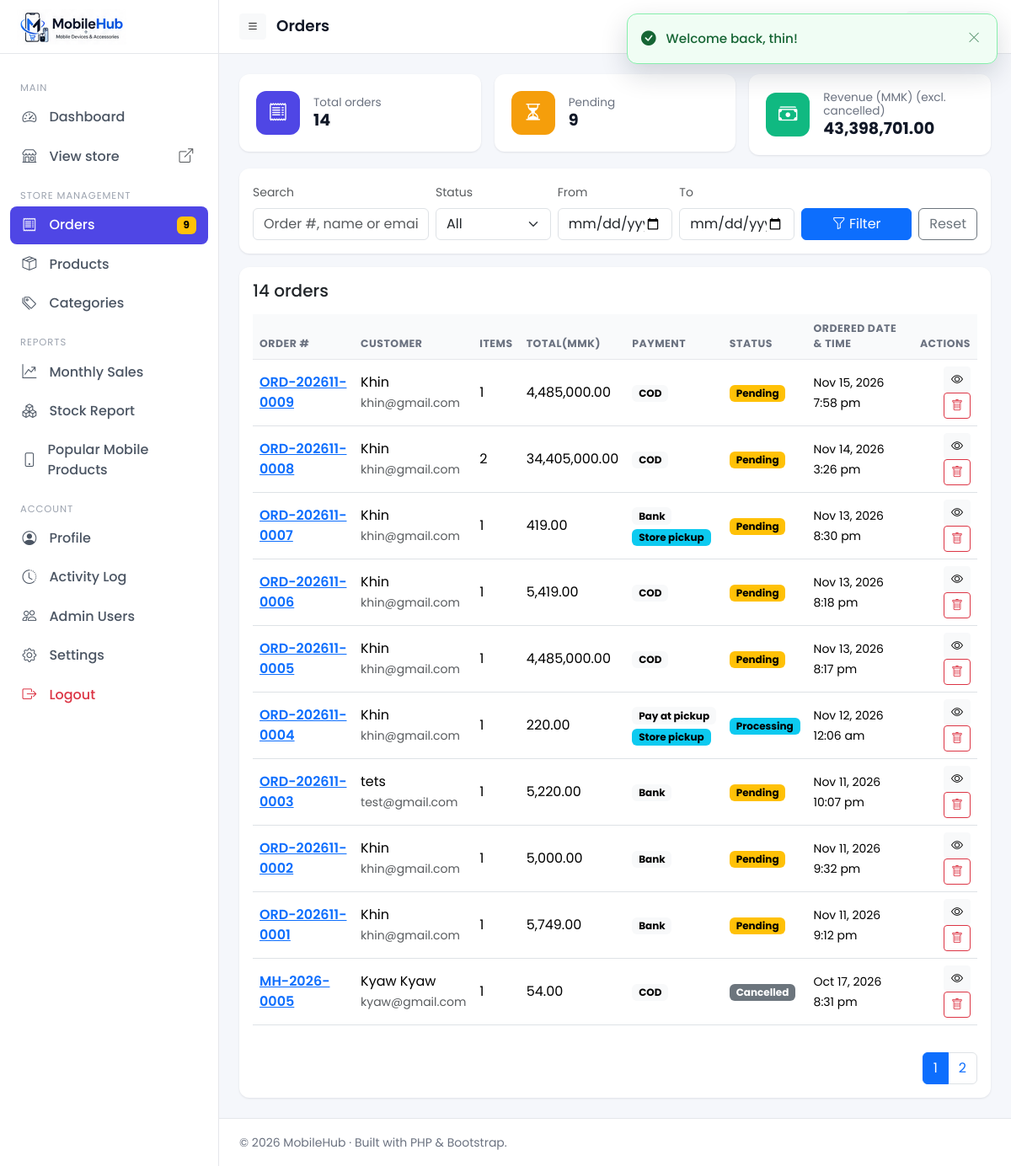
Screenshot of /admin/orders.php (signed in) with the database file from the repository.
### tables this page shows
CREATE TABLE `orders` (
  `id` int(10) UNSIGNED NOT NULL,
  `customer_id` int(10) UNSIGNED DEFAULT NULL,
  `order_number` varchar(40) NOT NULL,
  `customer_name` varchar(150) NOT NULL,
  `customer_email` varchar(150) NOT NULL,
  `customer_phone` varchar(40) DEFAULT NULL,
  `shipping_address` text NOT NULL,
  `shipping_city` varchar(100) DEFAULT NULL,
  `shipping_zip` varchar(20) DEFAULT NULL,
  `shipping_country` varchar(100) DEFAULT NULL,
  `subtotal` decimal(12,2) NOT NULL DEFAULT 0.00,
  `shipping_fee` decimal(12,2) NOT NULL DEFAULT 0.00,
  `total` decimal(12,2) NOT NULL DEFAULT 0.00,
  `payment_method` varchar(40) NOT NULL DEFAULT 'cod',
  `fulfillment_method` enum('delivery','pickup') NOT NULL DEFAULT 'delivery',
  `status` enum('pending','processing','shipped','ready_for_pickup','completed','cancelled') NOT NULL DEFAULT 'pending',
  `notes` text DEFAULT NULL,
  `created_at` datetime NOT NULL DEFAULT current_timestamp(),
  `updated_at` datetime NOT NULL DEFAULT current_timestamp() ON UPDATE current_timestamp()
);

### config/database.php (called while the page is built, shortened)
<?php
class Database
{
    private static ?PDO $instance = null;
    public static function getConnection(): PDO
    {
        if (self::$instance === null) {
            $dsn = sprintf(
                'mysql:host=%s;port=%s;dbname=%s;charset=%s',
                DB_HOST, DB_PORT, DB_NAME, DB_CHARSET
            );
            $options = [
                PDO::ATTR_ERRMODE            => PDO::ERRMODE_EXCEPTION,
                PDO::ATTR_DEFAULT_FETCH_MODE => PDO::FETCH_ASSOC,
                PDO::ATTR_EMULATE_PREPARES   => false,
            ];
            try {
                self::$instance = new PDO($dsn, DB_USER, DB_PASS, $options);
            } catch (PDOException $e) {
                if (APP_ENV === 'development') {
                    die('Database connection failed: ' . htmlspecialchars($e->getMessage()));
                }
                die('Database connection failed.');
            }
        }
        return self::$instance;
    }
}
function db(): PDO
{
    return Database::getConnection();
}

### includes/functions.php (called while the page is built, shortened)
<?php
require_once __DIR__ . '/../config/database.php';
function e(?string $value): string
{
    return htmlspecialchars((string)$value, ENT_QUOTES | ENT_SUBSTITUTE, 'UTF-8');
}
function admin_url(string $path = ''): string
{
    return ADMIN_URL . ltrim($path, '/');
}
function setting(string $key, ?string $default = null): ?string
{
    static $cache = null;
    if ($cache === null) {
        $cache = [];
        try {
            $rows = db()->query('SELECT key_name, value FROM settings')->fetchAll();
            foreach ($rows as $r) {
                $cache[$r['key_name']] = $r['value'];
            }
        } catch (Throwable $e) {
        }
    }
    return $cache[$key] ?? $default;
}

### admin/includes/auth.php (called while the page is built, shortened)
<?php
require_once __DIR__ . '/../../includes/functions.php';
function current_user(): ?array
{
    return $_SESSION['user'] ?? null;
}
function has_role(string ...$roles): bool
{
    $user = current_user();
    return $user && in_array($user['role'], $roles, true);
}
function require_login(): void
{
    $stmt = db()->prepare('SELECT id, name, email, role, status, avatar, must_change_password FROM admin_users WHERE id = :id LIMIT 1');
    $stmt->execute([':id' => (int)($_SESSION['user']['id'] ?? 0)]);
}
function require_role(string ...$roles): void
{
    require_login();
}

### admin/orders.php (the view, shortened to what this page needs)
<?php
require_once __DIR__ . '/includes/auth.php';
require_role('admin', 'editor');
$search  = trim((string)($_GET['q']      ?? ''));
$dateFrom = trim((string)($_GET['from']  ?? ''));
$dateTo   = trim((string)($_GET['to']    ?? ''));
$perPage = max(5, (int) setting('items_per_page', '10'));
$page    = max(1, (int)($_GET['page'] ?? 1));
$offset  = ($page - 1) * $perPage;
$statusLabels = [
    'ready_for_pickup' => 'Ready for pickup',
];
$where = []; $params = [];
$whereSql = $where ? ('WHERE ' . implode(' AND ', $where)) : '';
$stmt = db()->prepare("SELECT COUNT(*) FROM orders $whereSql");
$stmt->execute($params);
$total = (int) $stmt->fetchColumn();
$pages = max(1, (int) ceil($total / $perPage));
$stmt = db()->prepare(
    "SELECT o.*, (SELECT COUNT(*) FROM order_items WHERE order_id = o.id) AS item_count
     FROM orders o
     $whereSql
     ORDER BY o.created_at DESC
     LIMIT :lim OFFSET :off"
);
$stmt->bindValue(':lim', $perPage, PDO::PARAM_INT);
$stmt->bindValue(':off', $offset,  PDO::PARAM_INT);
$stmt->execute();
$rows = $stmt->fetchAll();
$stats = db()->query(
    "SELECT
       COUNT(*)                                     AS total_orders,
       SUM(CASE WHEN status = 'pending' THEN 1 ELSE 0 END) AS pending_orders,
       SUM(CASE WHEN status NOT IN ('cancelled') THEN total ELSE 0 END) AS revenue
     FROM orders"
)->fetch();
$statusBadge = [
    'pending'    => 'text-bg-warning',
    'processing' => 'text-bg-info',
    'shipped'    => 'text-bg-primary',
    'ready_for_pickup' => 'text-bg-primary',
    'completed'  => 'text-bg-success',
    'cancelled'  => 'text-bg-secondary',
];
include __DIR__ . '/includes/header.php';
?>
<div class="row g-3 mb-3">
  <div class="col-sm-6 col-md-4">
    <div class="card stat-card">
      <div class="stat-icon bg-indigo"><i class="bi bi-receipt"></i></div>
      <div>
        <p class="stat-label">Total orders</p>
        <p class="stat-value"><?= number_format((int)$stats['total_orders']) ?></p>
      </div>
    </div>
  </div>
  <div class="col-sm-6 col-md-4">
    <div class="card stat-card">
      <div class="stat-icon bg-amber"><i class="bi bi-hourglass-split"></i></div>
      <div>
        <p class="stat-label">Pending</p>
        <p class="stat-value"><?= number_format((int)$stats['pending_orders']) ?></p>
      </div>
    </div>
  </div>
  <div class="col-12 col-md-4">
    <div class="card stat-card">
      <div class="stat-icon bg-emerald"><i class="bi bi-cash-stack"></i></div>
      <div>
        <p class="stat-label">Revenue (MMK) (excl. cancelled)</p>
        <p class="stat-value"><?= e(number_format($stats['revenue'], 2)) ?></p>
      </div>
    </div>
  </div>
</div>
<div class="card mb-3">
  <div class="card-body">
    <form class="row g-2 align-items-end" method="get">
      <div class="col-md-3">
        <label class="form-label small text-muted">Search</label>
        <input type="text" name="q" class="form-control"
               value="<?= e($search) ?>" placeholder="Order #, name or email">
      </div>
      <div class="col-md-2">
        <label class="form-label small text-muted">Status</label>
        <select name="status" class="form-select">
          <option value="">All</option>
        </select>
      </div>
      <div class="col-md-2">
        <label class="form-label small text-muted">From</label>
        <input type="date" name="from" class="form-control" value="<?= e($dateFrom) ?>">
      </div>
      <div class="col-md-2">
        <label class="form-label small text-muted">To</label>
        <input type="date" name="to" class="form-control" value="<?= e($dateTo) ?>">
      </div>
      <div class="col-md-3 d-flex gap-2">
        <button class="btn btn-primary flex-grow-1"><i class="bi bi-funnel"></i> Filter</button>
        <a class="btn btn-outline-secondary" href="<?= e(admin_url('orders.php')) ?>">Reset</a>
      </div>
    </form>
  </div>
</div>
<div class="card">
  <div class="card-body">
    <h5 class="card-title mb-3"><?= number_format($total) ?> order<?= $total === 1 ? '' : 's' ?></h5>
    <div class="table-responsive">
      <table class="table align-middle">
        <thead>
          <tr>
            <th>Order #</th>
            <th>Customer</th>
            <th>Items</th>
            <th>Total(MMK)</th>
            <th>Payment</th>
            <th>Status</th>
            <th>Ordered Date & Time</th>
            <th class="text-end">Actions</th>
          </tr>
        </thead>
        <tbody>
          <?php foreach ($rows as $o):
          ?>
            <tr>
              <td>
                <a href="<?= e(admin_url('order_view.php?id=' . (int)$o['id'])) ?>"
                   class="fw-semibold"><?= e($o['order_number']) ?></a>
              </td>
              <td>
                <div><?= e($o['customer_name']) ?></div>
                <small class="text-muted"><?= e($o['customer_email']) ?></small>
              </td>
              <td><?= (int)$o['item_count'] ?></td>
              <td><?= e(number_format((float)$o['total'], 2)) ?></td>
              <td>
                <span class="badge text-bg-light">
                  <?= e($o['payment_method'] === 'bank_transfer' ? 'Bank' : (($o['fulfillment_method'] ?? 'delivery') === 'pickup' ? 'Pay at pickup' : 'COD')) ?>
                </span>
                <?php if (($o['fulfillment_method'] ?? 'delivery') === 'pickup'): ?>
                  <div><span class="badge text-bg-info mt-1">Store pickup</span></div>
                <?php endif; ?>
              </td>
              <td>
                <span class="badge <?= e($statusBadge[$o['status']] ?? 'text-bg-secondary') ?>">
                  <?= e($statusLabels[$o['status']] ?? (($o['status'] === 'completed' && ($o['fulfillment_method'] ?? 'delivery') === 'pickup') ? 'Collected' : ucfirst($o['status']))) ?>
                </span>
              </td>
              <td>
                <small><?= e(date('M j, Y g:i a', strtotime($o['created_at']))) ?></small>
              </td>
              <td class="text-end">
                <a class="btn btn-sm btn-light"
                   href="<?= e(admin_url('order_view.php?id=' . (int)$o['id'])) ?>"
                   title="View">
                  <i class="bi bi-eye"></i>
                </a>
                <?php if (has_role('admin')): ?>
                  <form method="post" class="d-inline">
                    <button class="btn btn-sm btn-outline-danger"
                            data-confirm-title="Delete order?"
                            data-confirm="This cannot be undone."
                            data-confirm-button="Delete order"
                            title="Delete">
                      <i class="bi bi-trash"></i>
                    </button>
                  </form>
                <?php endif; ?>
              </td>
            </tr>
          <?php endforeach; ?>
        </tbody>
      </table>
    </div>
    <?php if ($pages > 1): $qs = $_GET; ?>
      <nav class="mt-3"><ul class="pagination justify-content-end mb-0">
        <?php for ($pn = 1; $pn <= $pages; $pn++): $qs['page'] = $pn; ?>
          <li class="page-item <?= $pn === $page ? 'active' : '' ?>">
            <a class="page-link" href="?<?= e(http_build_query($qs)) ?>"><?= $pn ?></a>
          </li>
        <?php endfor; ?>
      </ul></nav>
    <?php endif; ?>
  </div>
</div>
<?php include __DIR__ . '/includes/footer.php'; ?>

### assets/css/style.css (style rules this page uses)
:root { --sidebar-width: 260px; --topbar-height: 64px; --brand: #4f46e5; --brand-dark: #4338ca; --bg: #f5f7fb; --card-shadow: 0 1px 3px rgba(15, 23, 42, .06), 0 1px 2px rgba(15, 23, 42, .04); }
html, body { height: 100%; }
html, body { overflow-x: hidden; }
body { background: var(--bg); font-family: 'Poppins', -apple-system, BlinkMacSystemFont, "Segoe UI", Roboto, "Helvetica Neue", Arial, sans-serif; }
.card { border: 0; border-radius: .75rem; box-shadow: var(--card-shadow); }
.stat-card { display: flex; flex-direction: row; align-items: center; gap: 1rem; padding: 1.25rem; }
.stat-card > div:not(.stat-icon) { min-width: 0; flex: 1; }
.stat-card .stat-icon { width: 52px; height: 52px; border-radius: 12px; display: inline-flex; align-items: center; justify-content: center; font-size: 1.4rem; color: #fff; flex-shrink: 0; }
.stat-card .stat-label { color: #6b7280; font-size: .85rem; margin: 0; line-height: 1.2; }
.stat-card .stat-value { font-size: 1.2rem; font-weight: 700; margin: 0; color: #111827; line-height: 1.2; word-break: break-word; }
.bg-indigo { background: #4f46e5; }
.bg-emerald { background: #10b981; }
.bg-amber { background: #f59e0b; }
.table thead th { font-size: .78rem; text-transform: uppercase; letter-spacing: .04em; color: #6b7280; border-bottom: 1px solid #e5e7eb; background: #f9fafb; }
.table td { vertical-align: middle; }

### rows the page displays
orders: order_number "ORD-202611-0009", customer_name "Khin", customer_email "khin@gmail.com", item_count "1", total "4,485,000.00", payment_method+fulfillment_method "COD", status "Pending", created_at "Nov 15, 2026 7:58 pm"
orders: order_number "ORD-202611-0008", customer_name "Khin", customer_email "khin@gmail.com", item_count "2", total "34,405,000.00", payment_method+fulfillment_method "COD", status "Pending", created_at "Nov 14, 2026 3:26 pm"
orders: order_number "ORD-202611-0007", customer_name "Khin", customer_email "khin@gmail.com", item_count "1", total "419.00", payment_method "Bank", fulfillment_method "Store pickup", status "Pending", created_at "Nov 13, 2026 8:30 pm"
orders: order_number "ORD-202611-0006", customer_name "Khin", customer_email "khin@gmail.com", item_count "1", total "5,419.00", payment_method+fulfillment_method "COD", status "Pending", created_at "Nov 13, 2026 8:18 pm"
orders: order_number "ORD-202611-0005", customer_name "Khin", customer_email "khin@gmail.com", item_count "1", total "4,485,000.00", payment_method+fulfillment_method "COD", status "Pending", created_at "Nov 13, 2026 8:17 pm"
orders: order_number "ORD-202611-0004", customer_name "Khin", customer_email "khin@gmail.com", item_count "1", total "220.00", payment_method+fulfillment_method "Pay at pickup", shows "Store pickup", status "Processing", created_at "Nov 12, 2026 12:06 am"
orders: order_number "ORD-202611-0003", customer_name "tets", customer_email "test@gmail.com", item_count "1", total "5,220.00", payment_method "Bank", status "Pending", created_at "Nov 11, 2026 10:07 pm"
orders: order_number "ORD-202611-0002", customer_name "Khin", customer_email "khin@gmail.com", item_count "1", total "5,000.00", payment_method "Bank", status "Pending", created_at "Nov 11, 2026 9:32 pm"
orders: order_number "ORD-202611-0001", customer_name "Khin", customer_email "khin@gmail.com", item_count "1", total "5,749.00", payment_method "Bank", status "Pending", created_at "Nov 11, 2026 9:12 pm"
orders: order_number "MH-2026-0005", customer_name "Kyaw Kyaw", customer_email "kyaw@gmail.com", item_count "1", total "54.00", payment_method+fulfillment_method "COD", status "Cancelled", created_at "Oct 17, 2026 8:31 pm"

### other values shown
$pendingCount "9"
$pageTitle "Orders"
$f['message'] "Welcome back, thin!"
$stats['total_orders'] "14"
$stats['pending_orders'] "9"
$stats['revenue'] "43,398,701.00"
$total "14"
setting('site_name', APP_NAME) "MobileHub"
